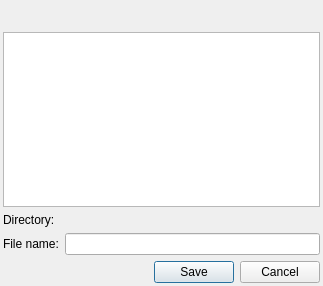
<?xml version="1.0" encoding="UTF-8"?>
<ui version="4.0">
 <class>OutputFileDialog</class>
 <widget class="QDialog" name="OutputFileDialog">
  <property name="geometry">
   <rect>
    <x>0</x>
    <y>0</y>
    <width>323</width>
    <height>286</height>
   </rect>
  </property>
  <property name="windowTitle">
   <string>Save file/directory</string>
  </property>
  <layout class="QVBoxLayout" name="verticalLayout_2">
   <property name="margin">
    <number>3</number>
   </property>
   <item>
    <layout class="QHBoxLayout" name="horizontalLayout_2">
     <item>
      <widget class="QToolButton" name="addDirButton">
       <property name="maximumSize">
        <size>
         <width>25</width>
         <height>25</height>
        </size>
       </property>
       <property name="toolTip">
        <string>Create directory</string>
       </property>
       <property name="text">
        <string/>
       </property>
       <property name="autoRaise">
        <bool>true</bool>
       </property>
      </widget>
     </item>
     <item>
      <spacer name="horizontalSpacer">
       <property name="orientation">
        <enum>Qt::Horizontal</enum>
       </property>
       <property name="sizeHint" stdset="0">
        <size>
         <width>40</width>
         <height>20</height>
        </size>
       </property>
      </spacer>
     </item>
     <item>
      <widget class="QToolButton" name="absolutePathButton">
       <property name="maximumSize">
        <size>
         <width>25</width>
         <height>25</height>
        </size>
       </property>
       <property name="toolTip">
        <string>Save to file system</string>
       </property>
       <property name="text">
        <string/>
       </property>
       <property name="autoRaise">
        <bool>true</bool>
       </property>
      </widget>
     </item>
     <item>
      <widget class="QToolButton" name="settingsButton">
       <property name="maximumSize">
        <size>
         <width>25</width>
         <height>25</height>
        </size>
       </property>
       <property name="toolTip">
        <string>Save to file system</string>
       </property>
       <property name="text">
        <string/>
       </property>
       <property name="popupMode">
        <enum>QToolButton::InstantPopup</enum>
       </property>
       <property name="autoRaise">
        <bool>true</bool>
       </property>
       <property name="arrowType">
        <enum>Qt::NoArrow</enum>
       </property>
      </widget>
     </item>
    </layout>
   </item>
   <item>
    <layout class="QVBoxLayout" name="verticalLayout">
     <item>
      <widget class="QTreeView" name="treeView">
       <property name="rootIsDecorated">
        <bool>false</bool>
       </property>
       <attribute name="headerVisible">
        <bool>false</bool>
       </attribute>
       <attribute name="headerDefaultSectionSize">
        <number>0</number>
       </attribute>
      </widget>
     </item>
    </layout>
   </item>
   <item>
    <widget class="QWidget" name="nameWidget" native="true">
     <layout class="QGridLayout" name="gridLayout">
      <property name="margin">
       <number>0</number>
      </property>
      <item row="0" column="0">
       <widget class="QLabel" name="label">
        <property name="text">
         <string>Directory:</string>
        </property>
       </widget>
      </item>
      <item row="0" column="1">
       <widget class="QLabel" name="dirLabel">
        <property name="text">
         <string/>
        </property>
       </widget>
      </item>
      <item row="1" column="0">
       <widget class="QLabel" name="nameLabel">
        <property name="sizePolicy">
         <sizepolicy hsizetype="Maximum" vsizetype="Preferred">
          <horstretch>0</horstretch>
          <verstretch>0</verstretch>
         </sizepolicy>
        </property>
        <property name="text">
         <string>File name:</string>
        </property>
       </widget>
      </item>
      <item row="1" column="1">
       <widget class="QLineEdit" name="nameEdit">
        <property name="sizePolicy">
         <sizepolicy hsizetype="Minimum" vsizetype="Fixed">
          <horstretch>0</horstretch>
          <verstretch>0</verstretch>
         </sizepolicy>
        </property>
       </widget>
      </item>
     </layout>
    </widget>
   </item>
   <item>
    <widget class="QDialogButtonBox" name="buttonBox">
     <property name="orientation">
      <enum>Qt::Horizontal</enum>
     </property>
     <property name="standardButtons">
      <set>QDialogButtonBox::Cancel|QDialogButtonBox::Save</set>
     </property>
    </widget>
   </item>
  </layout>
 </widget>
 <resources/>
 <connections>
  <connection>
   <sender>buttonBox</sender>
   <signal>accepted()</signal>
   <receiver>OutputFileDialog</receiver>
   <slot>accept()</slot>
   <hints>
    <hint type="sourcelabel">
     <x>248</x>
     <y>254</y>
    </hint>
    <hint type="destinationlabel">
     <x>157</x>
     <y>274</y>
    </hint>
   </hints>
  </connection>
  <connection>
   <sender>buttonBox</sender>
   <signal>rejected()</signal>
   <receiver>OutputFileDialog</receiver>
   <slot>reject()</slot>
   <hints>
    <hint type="sourcelabel">
     <x>316</x>
     <y>260</y>
    </hint>
    <hint type="destinationlabel">
     <x>286</x>
     <y>274</y>
    </hint>
   </hints>
  </connection>
 </connections>
</ui>
